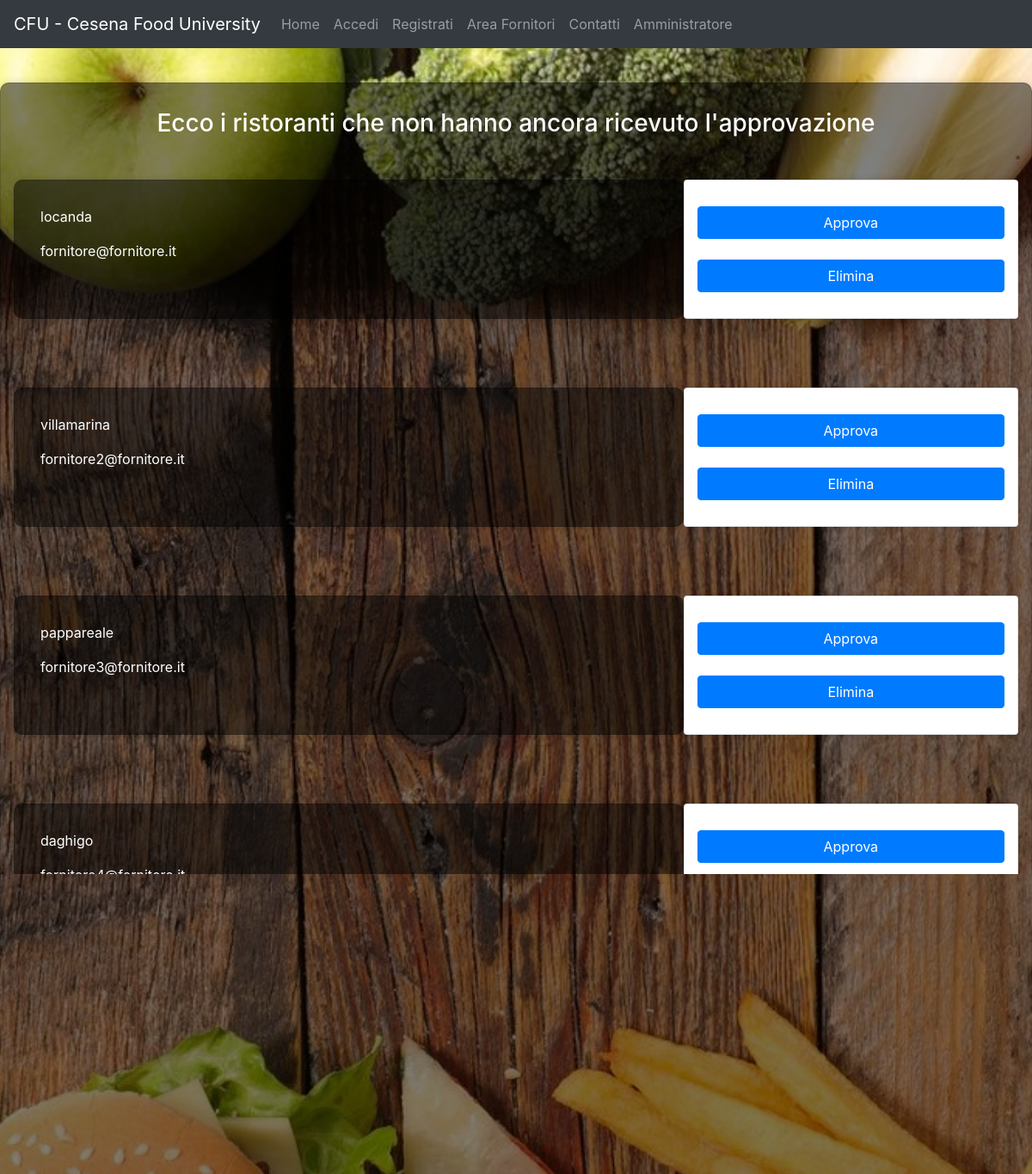
Screenshot of /codice/php/approvazione.php with the database file from the repository.
### tables this page shows
CREATE TABLE `ristorante` (
  `id` int(11) NOT NULL,
  `email_proprietario` varchar(40) NOT NULL,
  `nome` varchar(20) NOT NULL,
  `indirizzo` varchar(40) NOT NULL,
  `nome_categoria` varchar(20) DEFAULT NULL,
  `info` varchar(100) DEFAULT NULL,
  `rating` int(11) NOT NULL,
  `approvato` tinyint(1) NOT NULL DEFAULT '0'
);

### codice/php/approvazione.php (the view, shortened to what this page needs)
<?php
$current= "homeadmin";
?>
<!DOCTYPE html>
<html lang="it" dir="ltr">
  <head>
    <link rel="stylesheet" href="./../css/bootstrap.min.css">
    <link href="./../css/form.css" rel="stylesheet">
    <link href="./../css/full.css" rel="stylesheet">
    <link href="./../css/menubar.css" rel="stylesheet">
    <link href="./../css/adminapprova.css" rel="stylesheet">
    <link href="./../css/navigation.css" rel="stylesheet">
  </head>
  <body>
  <?php include 'menu.php'; ?>
  <div class="card card-sm center-msg-box transparent ">
    <h3 class="title text-center">Ecco i ristoranti che non hanno ancora ricevuto l'approvazione</h3>
    <?php
    $servername = "localhost";
    $username = "root";
    $password = "";
    $dbname = "cfu";
    $conn = new mysqli($servername, $username, $password, $dbname);
    foreach($conn->query('SELECT nome , email_proprietario, id FROM ristorante WHERE approvato = 0') as $row) {
      echo '
        <div class="row card-sm">
          <div class="card card-sm center-msg-box transparent col-sm-8">
            <p>'. $row['nome'] .'</p>
            <p>'. $row['email_proprietario'] .'</p>
          </div>
          <form action="#" method="post" id="form1" class = "card card-sm transparent col-sm-4">
            <input type="submit" class="btn btn-primary" name="action" value="Approva"/>
            <br/>
            <input type="submit" class="btn btn-primary" name="action" value="Elimina"/>
            <input type="hidden" name = "id" value="'.$row["id"].'">
            <input type="hidden" name="sent" value="true" />
          </form>
        </div>';
      }
    ?>
  </div>
  </body>
</html>

### codice/php/menu.php (shortened to what this page needs)
<nav class="navbar navbar-expand-lg navbar-dark bg-dark sticky-top">
<a class="navbar-brand" href="homeclienti.php">CFU - Cesena Food University</a>
<div class="collapse navbar-collapse" id="navbarSupportedContent">
<ul class="navbar-nav mr-auto">
<?php
if ($_SESSION['fornitore']=== "true") {
  include 'menufornitori.php';
} else {
  if ($_SESSION['admin']=== "true") {
    include 'menuadmin.php';
  } else {
    if ($_SESSION['utente']=== "true"){
        include 'menuutenti.php';
    }
  }
}
?>
</ul>
</div>
</nav>

### codice/php/menuutenti.php (shortened to what this page needs)
<?php
if ( isset( $_SESSION['email'] ) ) {
  ?>
  <li class="nav-item">
    <a class="nav-link" href="homeclienti.php"<?php if($current == 'homeclienti') {echo 'id="current"';} ?>>Home <span class="sr-only">(current)</span></a>
  </li>
  <li class="nav-item">
    <a class="nav-link" href="#"<?php if($current == 'profilo') {echo 'id="current"';} ?>>Profilo <?php echo $_SESSION["nome"]; ?></a>
  </li>
  <li class="nav-item">
    <a class="nav-link" href="carrello.php"<?php if($current == 'carrello') {echo 'id="current"';} ?>>Carrello</a>
  </li>
  <li class="nav-item">
    <a class="nav-link" href="#"<?php if($current == 'contatti') {echo 'id="current"';} ?>>Contatti</a>
  </li>
  <li class="nav-item">
    <a class="nav-link" href="logout.php"<?php if($current == 'logout') {echo 'id="current"';} ?>>Logout</a>
  </li>
 <?php
} else {
 ?>
 <li class="nav-item ">
   <a class="nav-link" href="homeclienti.php"<?php if($current == 'homeclienti') {echo 'id="current"';} ?>>Home <span class="sr-only">(current)</span></a>
 </li>
 <li class="nav-item">
   <a class="nav-link" href="accedi.php" <?php if($current == 'accedi') {echo 'id="current"';} ?>>Accedi</a>
 </li>
 <li class="nav-item">
   <a class="nav-link" href="signinutente.php"<?php if($current == 'signinutente') {echo 'id="current"';} ?>>Registrati</a>
 </li>
 <li class="nav-item">
   <a class="nav-link" href="areafornitori.php"<?php if($current == 'areafornitori') {echo 'id="current"';} ?>>Area Fornitori</a>
 </li>
 <li class="nav-item">
   <a class="nav-link" href="#"<?php if($current == 'contatti') {echo 'id="current"';} ?>>Contatti</a>
 </li>
 <li class="nav-item">
   <a class="nav-link" href="accedi.php">Amministratore</a>
 </li>
<?php
}
?>

### codice/css/form.css (style rules this page uses)
form { width:450px; padding:30px; margin:40px auto; background: rgba(0,0,0,0.7); border-radius: 10px; -webkit-border-radius:10px; -moz-border-radius: 10px; box-shadow: 0px 0px 10px rgba(0, 0, 0, 0.13); -moz-box-shadow: 0px 0px 10px rgba(0, 0, 0, 0.13); -webkit-box-shadow: 0px 0px 10px rgba(0, 0, 0, 0.13); }

### codice/css/full.css (style rules this page uses)
body { background: url('./../resources/bg.jpg') no-repeat center center fixed; -webkit-background-size: cover; -moz-background-size: cover; background-size: cover; -o-background-size: cover; }
.center-msg-box { padding:30px; margin:40px auto; border-radius: 10px; -webkit-border-radius:10px; -moz-border-radius: 10px; box-shadow: 0px 0px 10px rgba(0, 0, 0, 0.13); -moz-box-shadow: 0px 0px 10px rgba(0, 0, 0, 0.13); -webkit-box-shadow: 0px 0px 10px rgba(0, 0, 0, 0.13); background-color: rgba(0, 0, 0, 0.5); }

### codice/css/adminapprova.css (style rules this page uses)
p, h3 { color: white; }

### rows the page displays
ristorante: nome "locanda", email_proprietario "fornitore@fornitore.it"
ristorante: nome "villamarina", email_proprietario "fornitore2@fornitore.it"
ristorante: nome "pappareale", email_proprietario "fornitore3@fornitore.it"
ristorante: nome "daghigo", email_proprietario "fornitore4@fornitore.it"
ristorante: nome "fortnite", email_proprietario "fornitore5@fornitore.it"
